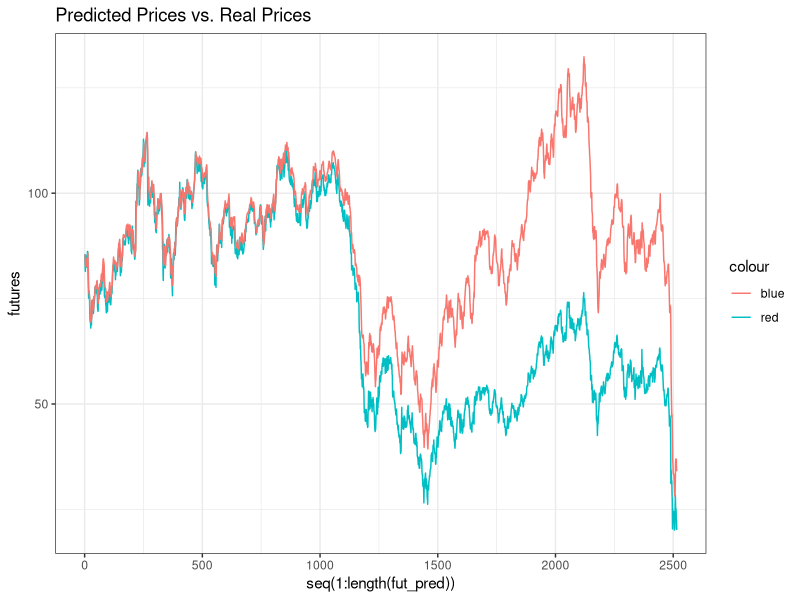
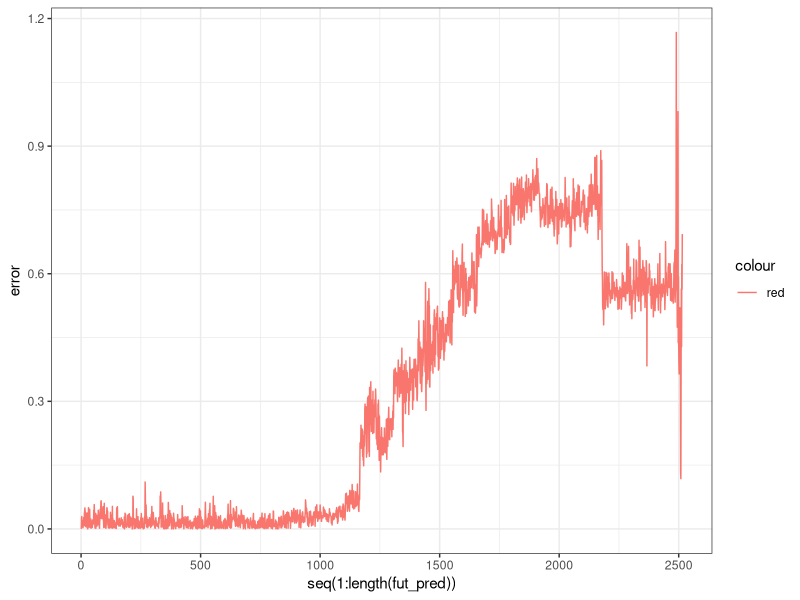
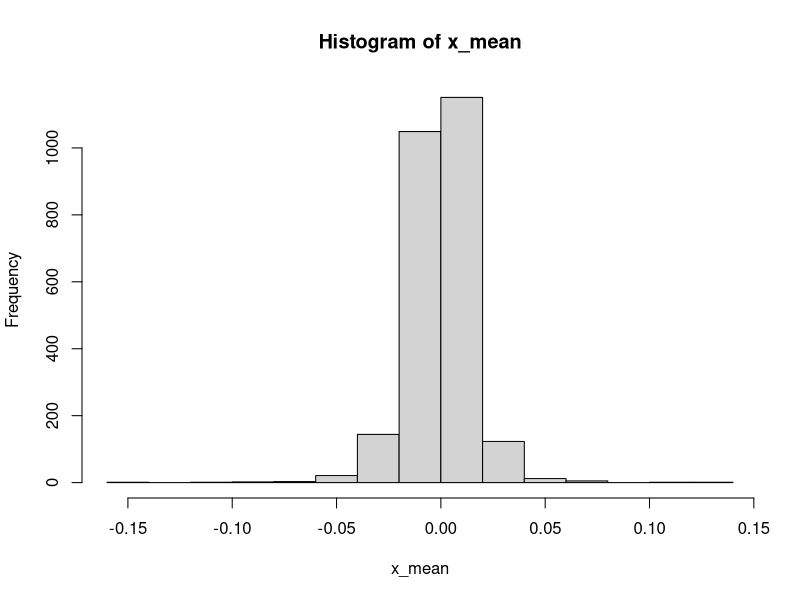

Write the R code that produced these figures, in order.
## ---- chunk 1
knitr::opts_chunk$set(echo = TRUE)

library(dplyr)
library(ggplot2)
cb_palette <- c("#000000", "#E69F00", "#56B4E9", "#009E73", "#F0E442",
                "#0072B2", "#D55E00", "#CC79A7", "grey80")
ggplot2::theme_set(theme_bw())
library(readxl)


## ---- chunk 2

set.seed(000)

library(readxl)
Oil_Data <- read_excel("oil_complete.xls")
oil <- na.omit(Oil_Data)

T <- nrow(oil)-1 
x_true <- rep(NA, T)
obs <- rep(NA, T)

a <- oil$`Spot Vol`[1:T]
b <- oil$`Future Vol`[1:T]

sx <- sqrt(var(b))
sy <- sqrt(var(a))

for (t in seq(1, T)) {
  x_true[t] <- b[t]
  obs[t] <- a[t]
}


T <- length(obs)
N <- 1000

## ---- chunk 3


x <- matrix(nrow =  N, ncol = T)
weights <- matrix(nrow =  N, ncol = T)

x[, 1] <- rnorm(N, 0, sx) #Assume a normal prior 

weights[, 1] <- dnorm(obs[1], x[, 1], sy) # initial weight set
weights[, 1] <- weights[, 1] / sum(weights[, 1]) # initial weight normalized

x[, 1] <-
  sample(x[, 1],
         replace = TRUE,
         size = N,
         prob = weights[, 1])

for (t in seq(2, T)) {
  
  x[, t] <- rnorm(N, x[, t - 1], sx) #sample x from previous x

  weights[, t] <- dnorm(obs[t], x[, t], sy) #get weights from obsveration
  weights[, t] <- weights[, t] / sum(weights[, t]) #normalize weights
  
  x[, t] <- #resample x using the weights
    sample(x[, t],
           replace = TRUE,
           size = N,
           prob = weights[, t])
} 

fut_pred <- oil$`Future Price`[1]
x_mean <- apply(x, 2, mean) #mean of predictions found

for (i in 1:ncol(x)) { #volatility converted to prices
  
  new_pred <- fut_pred[length(fut_pred)] *(1+x_mean[i])
  fut_pred <- c(fut_pred, new_pred)
  
}

futures <- oil$`Future Price`[1:length(fut_pred)]

fut_naive <- NULL

fut_naive <- cbind(fut_naive, Real = futures)
fut_naive <- cbind(fut_naive, Predicted = fut_pred)

## ---- chunk 4

# Real prices vs. Predictions

p1 <- ggplot() + geom_line(aes(y = futures, x = seq(1:length(fut_pred)), colour = "red")) + geom_line(aes(y = fut_pred, x = seq(1:length(fut_pred)), colour = "blue"))

error <- abs(futures - fut_pred) / futures

# Absolute error as percentage of price

p2 <-
  ggplot() + geom_line(aes(
    y = error,
    x = seq(1:length(fut_pred)),
    colour = "red"
  ))


p1 + ggtitle("Predicted Prices vs. Real Prices")
p2


## ---- chunk 5

hist(x_mean)

